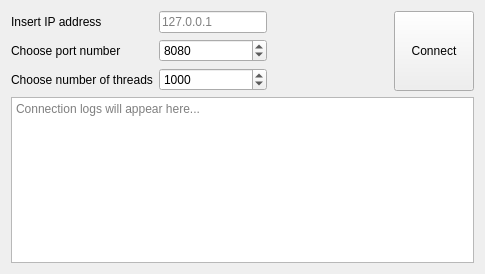
<?xml version="1.0" encoding="UTF-8"?>
<ui version="4.0">
 <class>WorkerWindow</class>
 <widget class="QWidget" name="WorkerWindow">
  <property name="geometry">
   <rect>
    <x>0</x>
    <y>0</y>
    <width>485</width>
    <height>274</height>
   </rect>
  </property>
  <property name="sizePolicy">
   <sizepolicy hsizetype="Fixed" vsizetype="Expanding">
    <horstretch>0</horstretch>
    <verstretch>0</verstretch>
   </sizepolicy>
  </property>
  <property name="windowTitle">
   <string>Worker configuration</string>
  </property>
  <layout class="QGridLayout" name="gridLayout_2">
   <item row="0" column="0">
    <layout class="QVBoxLayout" name="verticalLayout">
     <item>
      <layout class="QHBoxLayout" name="horizontalLayout">
       <item>
        <layout class="QGridLayout" name="gridLayout">
         <item row="2" column="0">
          <widget class="QLabel" name="labelPort">
           <property name="sizePolicy">
            <sizepolicy hsizetype="Fixed" vsizetype="Preferred">
             <horstretch>0</horstretch>
             <verstretch>0</verstretch>
            </sizepolicy>
           </property>
           <property name="text">
            <string>Choose port number</string>
           </property>
          </widget>
         </item>
         <item row="2" column="1">
          <widget class="QSpinBox" name="spinBoxPort">
           <property name="sizePolicy">
            <sizepolicy hsizetype="Ignored" vsizetype="Fixed">
             <horstretch>0</horstretch>
             <verstretch>0</verstretch>
            </sizepolicy>
           </property>
           <property name="minimum">
            <number>1</number>
           </property>
           <property name="maximum">
            <number>65535</number>
           </property>
           <property name="value">
            <number>8080</number>
           </property>
          </widget>
         </item>
         <item row="0" column="0">
          <widget class="QLabel" name="labelAddress">
           <property name="sizePolicy">
            <sizepolicy hsizetype="Fixed" vsizetype="Preferred">
             <horstretch>0</horstretch>
             <verstretch>0</verstretch>
            </sizepolicy>
           </property>
           <property name="text">
            <string>Insert IP address</string>
           </property>
          </widget>
         </item>
         <item row="0" column="1">
          <widget class="QLineEdit" name="lineEditIP">
           <property name="sizePolicy">
            <sizepolicy hsizetype="Fixed" vsizetype="Fixed">
             <horstretch>0</horstretch>
             <verstretch>0</verstretch>
            </sizepolicy>
           </property>
           <property name="placeholderText">
            <string>127.0.0.1</string>
           </property>
          </widget>
         </item>
         <item row="3" column="1">
          <widget class="QSpinBox" name="spinBoxThreads">
           <property name="sizePolicy">
            <sizepolicy hsizetype="Ignored" vsizetype="Fixed">
             <horstretch>0</horstretch>
             <verstretch>0</verstretch>
            </sizepolicy>
           </property>
           <property name="minimum">
            <number>1</number>
           </property>
           <property name="maximum">
            <number>1000000000</number>
           </property>
           <property name="value">
            <number>1000</number>
           </property>
          </widget>
         </item>
         <item row="3" column="0">
          <widget class="QLabel" name="labelThreads">
           <property name="sizePolicy">
            <sizepolicy hsizetype="Fixed" vsizetype="Preferred">
             <horstretch>0</horstretch>
             <verstretch>0</verstretch>
            </sizepolicy>
           </property>
           <property name="text">
            <string>Choose number of threads</string>
           </property>
          </widget>
         </item>
        </layout>
       </item>
       <item>
        <spacer name="horizontalSpacer">
         <property name="orientation">
          <enum>Qt::Horizontal</enum>
         </property>
         <property name="sizeType">
          <enum>QSizePolicy::Expanding</enum>
         </property>
         <property name="sizeHint" stdset="0">
          <size>
           <width>40</width>
           <height>20</height>
          </size>
         </property>
        </spacer>
       </item>
       <item>
        <widget class="QPushButton" name="btnConnect">
         <property name="sizePolicy">
          <sizepolicy hsizetype="Fixed" vsizetype="Ignored">
           <horstretch>0</horstretch>
           <verstretch>0</verstretch>
          </sizepolicy>
         </property>
         <property name="text">
          <string>Connect</string>
         </property>
        </widget>
       </item>
      </layout>
     </item>
     <item>
      <widget class="QTextEdit" name="textEditLogs">
       <property name="readOnly">
        <bool>true</bool>
       </property>
       <property name="placeholderText">
        <string>Connection logs will appear here...</string>
       </property>
      </widget>
     </item>
    </layout>
   </item>
  </layout>
 </widget>
 <resources/>
 <connections/>
</ui>
